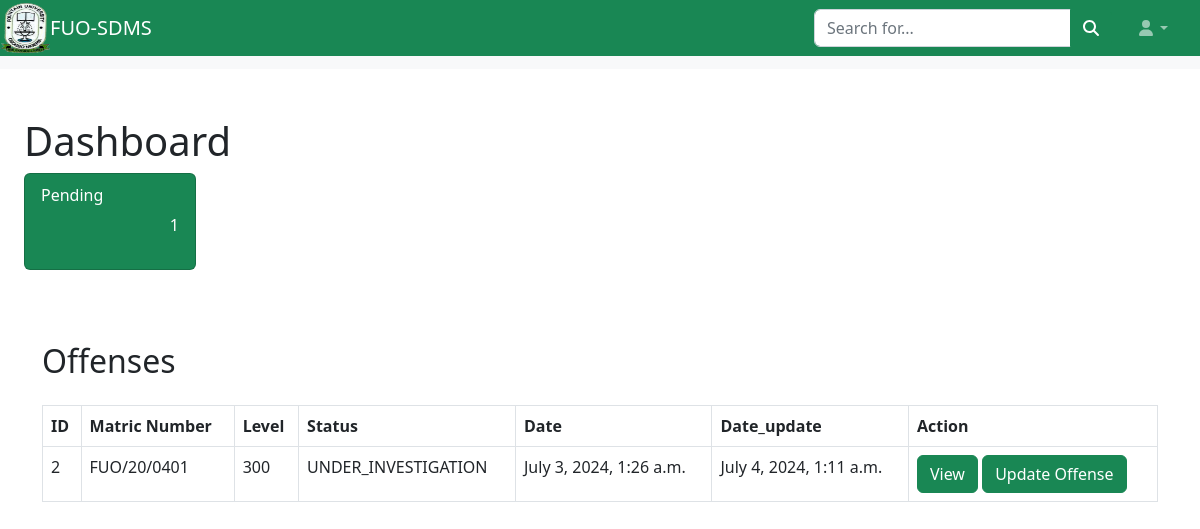
Page /home/ (signed in) on the committed database.
### offense/models.py (models this page shows, shortened)
class Offense(models.Model):
    class Status(models.TextChoices):
        PENDING_STATEMENT = 'PENDING_STATEMENT', 'Pending Statement'
        REPORT_WRITTEN = 'REPORT_WRITTEN', 'Report Written'
        UNDER_INVESTIGATION = 'UNDER_INVESTIGATION', 'Under Investigation'
        RESOLVED = 'RESOLVED', 'Resolved' # completed
        RECOMMENDATION = 'RECOMMENDATION', 'Recommendation' #from SDC
    student = models.ForeignKey(Student, on_delete=models.CASCADE, related_name='offenses', null=False)
    statement = models.TextField()
    conclusion = models.TextField(blank=True)
    recommendation = models.TextField(blank=True)
    status = models.CharField(max_length=20, choices=Status.choices, default=Status.PENDING_STATEMENT)
    created_at = models.DateTimeField(auto_now_add=True)
    updated_at = models.DateTimeField(auto_now=True)

class Student(models.Model):
    name = models.CharField(max_length=100, null=False)
    matric_no = models.CharField(max_length=20, unique=True)
    level = models.CharField(max_length=10, null=False)
    department = models.CharField(max_length=30, null=False)

### offense/views.py (the view)
# urls.py: 2. Add a URL to urlpatterns:  path('', views.home, name='home')
@login_required
@security_redirect
def home(request):
    resolved_offenses = None
    if request.user.is_sdc:
       offenses = Offense.objects.select_related('student').filter(status=Offense.Status.UNDER_INVESTIGATION)
    elif request.user.is_senate:
       offenses = Offense.objects.select_related('student').filter(status__in=(Offense.Status.REPORT_WRITTEN, Offense.Status.RECOMMENDATION,))
       resolved_offenses = Offense.objects.select_related('student').filter(status=Offense.Status.RESOLVED)
    elif request.user.is_superuser:
       offenses = Offense.objects.select_related('student').all()
    context = {
        "data": offenses,
        "resolved_offenses": resolved_offenses
        }
    return render(request, 'home.html', context)

### offense/views.py (called while the page is built)
def security_redirect(view_func):
    @wraps(view_func)
    def _wrapped_view(request, *args, **kwargs):
        if request.user.is_authenticated and request.user.is_security:
            return redirect('statement_form')  # replace with your redirect URL or view name
        return view_func(request, *args, **kwargs)
    return _wrapped_view

### templates/home.html (shortened to what this page needs)
{% extends "base_navbar.html" %} {% block title %} Home - Dashboard {% endblock title %} {% block main %}
<main>
  <div class="container-fluid px-4">
    <div class="row">
      <div class="col-xl-2 col-md-6">
        <h1 class="mt-4">Dashboard</h1>
        <div class="card bg-success text-white mb-4">
          <div class="card-body">
            <h6 class="card-subtitle mb-2">Pending</h6>
            <div class="d-flex justify-content-end">
                <p> {{ data | length }}</p>
            </div>
          </div>
        </div>
      </div>
    </div>
    <div class="container mt-5">
      <h2 class="mb-4">Offenses </h2>
      <table class="table table-bordered">
        <thead class="thead-light">
          <tr>
            <th scope="col">ID</th>
            <th scope="col">Matric Number</th>
            <th scope="col">Level</th>
            <th scope="col">Status</th>
            <th scope="col">Date</th>
            <th scope="col">Date_update</th>
            <th scope="col">Action</th>
          </tr>
        </thead>
        <tbody>
          {% for item in data %}
          <tr>
            <td>{{ item.id }}</td>
            <td>{{ item.student.matric_no }}</td>
            <td>{{ item.student.level }}</td>
            <td>{{ item.status }}</td>
            <td>{{ item.created_at }}</td>
            <td>{{ item.updated_at }}</td>
            <td>
              <button type="button" class="btn btn-success" data-bs-toggle="modal" data-bs-target="#statement" data-bs-offenseid="{{item.id}}" data-bs-statement="{{item.statement}}" data-bs-recommendation="{{item.recommendation}}" data-bs-recommendation="{{item.notes}}" >
                View
              </button>
               {% if request.user.is_senate  %}
              <a href="{% url 'senate_offense' item.id %}" class="btn btn-success">Update Offense</a>
              {% elif request.user.is_sdc %}
              <a href="{% url 'sdc_offense' item.id %}" class="btn btn-success">Update Offense</a>
              {% endif %}
            </td>
          </tr>
        {% endfor %}
        </tbody>
      </table>
      <br/> <br/>
    </div>
</main>
{% endblock main %}

### rows in the picture
Offense: id "2", student.matric_no "FUO/20/0401", student.level "300", status "UNDER_INVESTIGATION", created_at "July 3, 2024, 1:26 a.m.", updated_at "July 4, 2024, 1:11 a.m."

### other values in the picture
{{ data | length }} "1"
